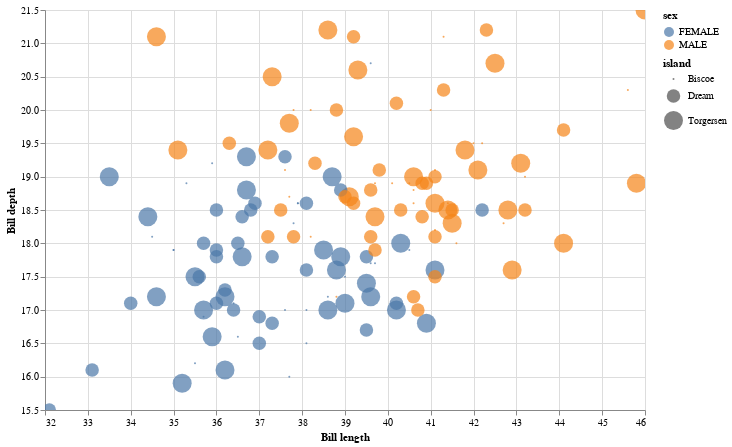

Notebook cell for this chart:
### Code cell
alt.Chart(p_df[p_df['species'] == 'Adelie'].dropna()).mark_circle().encode(
    x=alt.X('bill_length_mm', title='Bill length', scale=alt.Scale(zero=False)),
    y=alt.Y('bill_depth_mm', title='Bill depth', scale=alt.Scale(zero=False)),
    color='sex',
    size='island'
).properties(
    width=600,
    height=400
).interactive()

### Figure 1 — Vega-Lite specification as saved in the notebook (floating-point values rounded to 4 significant figures; data arrays with more than 128 entries replaced by an {"elided": "..."} marker saying what was removed)
{"config": {"view": {"continuousWidth": 400, "continuousHeight": 300}}, "data": {"name": "data-a14eaf3c34aa770c6fc5f06a6f718663"}, "mark": "circle", "encoding": {"color": {"field": "sex", "type": "nominal"}, "size": {"field": "island", "type": "nominal"}, "x": {"field": "bill_length_mm", "scale": {"zero": false}, "title": "Bill length", "type": "quantitative"}, "y": {"field": "bill_depth_mm", "scale": {"zero": false}, "title": "Bill depth", "type": "quantitative"}}, "height": 400, "selection": {"selector001": {"type": "interval", "bind": "scales", "encodings": ["x", "y"]}}, "width": 600, "$schema": "https://vega.github.io/schema/vega-lite/v4.17.0.json", "datasets": {"data-a14eaf3c34aa770c6fc5f06a6f718663": {"elided": "146 records"}}}
